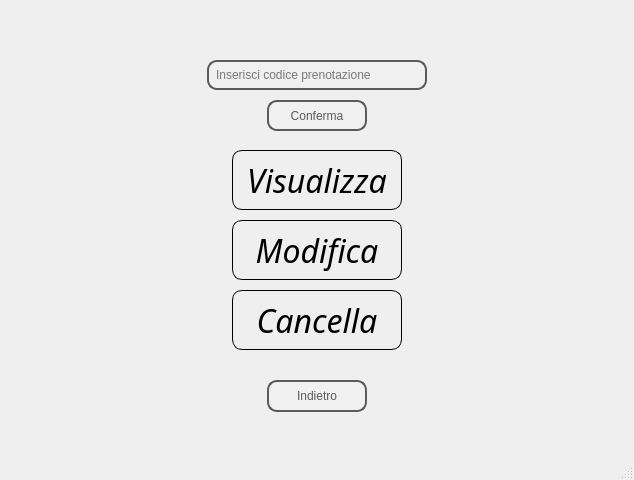
<?xml version="1.0" encoding="UTF-8"?>
<ui version="4.0">
 <class>gest_pren_cli</class>
 <widget class="QMainWindow" name="gest_pren_cli">
  <property name="geometry">
   <rect>
    <x>0</x>
    <y>0</y>
    <width>634</width>
    <height>480</height>
   </rect>
  </property>
  <property name="cursor">
   <cursorShape>PointingHandCursor</cursorShape>
  </property>
  <property name="windowTitle">
   <string>Ristorante Emilia</string>
  </property>
  <widget class="QWidget" name="centralwidget">
   <widget class="QLabel" name="label_2">
    <property name="geometry">
     <rect>
      <x>0</x>
      <y>0</y>
      <width>641</width>
      <height>431</height>
     </rect>
    </property>
    <property name="styleSheet">
     <string notr="true">background-image: url(/Users/emanuelefaraglia/Downloads/Sfondo.jpg);
background-position: center;
background-repeat: no-repeat;</string>
    </property>
    <property name="text">
     <string/>
    </property>
   </widget>
   <widget class="QPushButton" name="but_modifica">
    <property name="enabled">
     <bool>false</bool>
    </property>
    <property name="geometry">
     <rect>
      <x>232</x>
      <y>220</y>
      <width>170</width>
      <height>60</height>
     </rect>
    </property>
    <property name="font">
     <font>
      <family>Apple Chancery</family>
      <pointsize>24</pointsize>
      <italic>true</italic>
     </font>
    </property>
    <property name="styleSheet">
     <string notr="true">QPushButton {
    border: 2px solid #5A5A5A;
    border-radius: 10px;
    padding: 5px;
    color: black;
    border: 1px solid black;  /* Bordo del pulsante */
}

QPushButton:hover {
    background-color: lightgray;  /* Cambia colore al passaggio del mouse */
}</string>
    </property>
    <property name="text">
     <string>Modifica</string>
    </property>
   </widget>
   <widget class="QPushButton" name="indietro">
    <property name="geometry">
     <rect>
      <x>267</x>
      <y>380</y>
      <width>100</width>
      <height>32</height>
     </rect>
    </property>
    <property name="styleSheet">
     <string notr="true">QPushButton {
        border: 2px solid #5A5A5A;
        border-radius: 10px;
        padding: 5px;
        background-color: #F0F0F0;
        color: #5A5A5A;
    }
    QPushButton:hover {
        background-color: #D3D3D3;
    }
    QPushButton:pressed {
        background-color: #A9A9A9;
    }</string>
    </property>
    <property name="text">
     <string>Indietro</string>
    </property>
   </widget>
   <widget class="QPushButton" name="but_conferma">
    <property name="geometry">
     <rect>
      <x>267</x>
      <y>100</y>
      <width>100</width>
      <height>31</height>
     </rect>
    </property>
    <property name="styleSheet">
     <string notr="true">QPushButton {
        border: 2px solid #5A5A5A;
        border-radius: 10px;
        padding: 5px;
        background-color: #F0F0F0;
        color: #5A5A5A;
    }
    QPushButton:hover {
        background-color: #D3D3D3;
    }
    QPushButton:pressed {
        background-color: #A9A9A9;
    }</string>
    </property>
    <property name="text">
     <string>Conferma</string>
    </property>
   </widget>
   <widget class="QPushButton" name="but_cancella">
    <property name="enabled">
     <bool>false</bool>
    </property>
    <property name="geometry">
     <rect>
      <x>232</x>
      <y>290</y>
      <width>170</width>
      <height>60</height>
     </rect>
    </property>
    <property name="font">
     <font>
      <family>Apple Chancery</family>
      <pointsize>24</pointsize>
      <italic>true</italic>
     </font>
    </property>
    <property name="styleSheet">
     <string notr="true">QPushButton {
    border: 2px solid #5A5A5A;
    border-radius: 10px;
    padding: 5px;
    color: black;
    border: 1px solid black;  /* Bordo del pulsante */
}

QPushButton:hover {
    background-color: lightgray;  /* Cambia colore al passaggio del mouse */
}</string>
    </property>
    <property name="text">
     <string>Cancella</string>
    </property>
   </widget>
   <widget class="QLineEdit" name="lineEdit">
    <property name="geometry">
     <rect>
      <x>207</x>
      <y>60</y>
      <width>220</width>
      <height>30</height>
     </rect>
    </property>
    <property name="styleSheet">
     <string notr="true">QLineEdit {
	color: rgb(0, 0, 0);
                border: 2px solid #5A5A5A;           /* Colore del bordo */
                border-radius: 10px;                  /* Arrotondamento degli angoli */
                padding: 5px;                         /* Padding interno */
                background-color: #F0F0F0;            /* Colore di sfondo */
            }</string>
    </property>
    <property name="placeholderText">
     <string>Inserisci codice prenotazione</string>
    </property>
   </widget>
   <widget class="QPushButton" name="but_visualizza">
    <property name="enabled">
     <bool>false</bool>
    </property>
    <property name="geometry">
     <rect>
      <x>232</x>
      <y>150</y>
      <width>170</width>
      <height>60</height>
     </rect>
    </property>
    <property name="font">
     <font>
      <family>Apple Chancery</family>
      <pointsize>24</pointsize>
      <italic>true</italic>
     </font>
    </property>
    <property name="styleSheet">
     <string notr="true">QPushButton {
    border: 2px solid #5A5A5A;
    border-radius: 10px;
    padding: 5px;
    color: black;
    border: 1px solid black;  /* Bordo del pulsante */
}

QPushButton:hover {
    background-color: lightgray;  /* Cambia colore al passaggio del mouse */
}</string>
    </property>
    <property name="text">
     <string>Visualizza</string>
    </property>
   </widget>
  </widget>
  <widget class="QMenuBar" name="menubar">
   <property name="geometry">
    <rect>
     <x>0</x>
     <y>0</y>
     <width>634</width>
     <height>24</height>
    </rect>
   </property>
  </widget>
  <widget class="QStatusBar" name="statusbar"/>
 </widget>
 <resources/>
 <connections/>
</ui>
